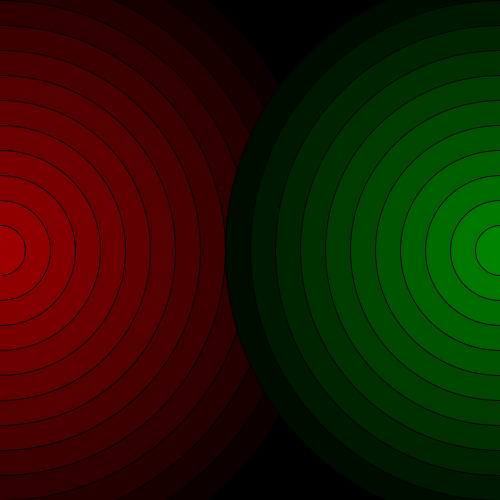
Frame 1 (no input)
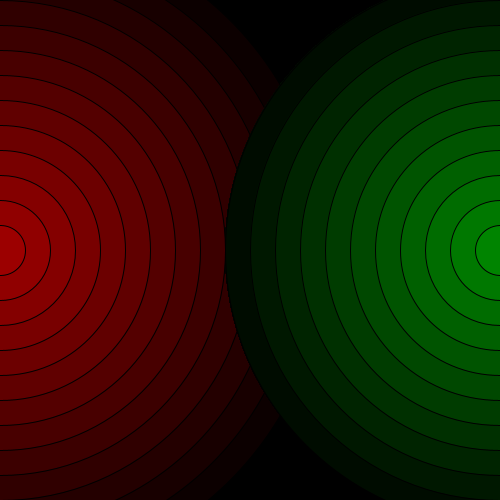
Frame 60 (the mouse pressed at the canvas centre just before this capture)
Frame 120 (the mouse held since frame 60 and released just before this capture): identical to frame 60, image omitted

The Processing sketch that drew these frames (run headless with seeded random() and noise(); from frame 60 on, the mouse is pressed at the canvas centre):

// Processing sketch: someCirclesMeet
// ── someCirclesMeet.pde
/*
Hanaan Shafi
 Assigment #2
 May 27
 Version 1
 */


// setting up canvas
void setup() {
  size(500, 500);
  background(0, 0, 0); 
}

// initializing variables related to the color
int r = 0;
int g = 0;
int b = 0;

// initializing variables related to the coordinates and radius of the circles to be drawn
int R = 700;
int x = 0;
int y = 250;

// drawing!
void draw() {
  //while loop to keep drawing smaller and smaller circles as long as the radius is greater than zero
  while (R > 0) {  
    R = R - 50; //decrease radius
    r = r + 12; //increase redness
    fill(r, g, b); //color circle
    circle(x, y, R); //draw circle
  }

  x = 500; //change center of circle to the other side of canvas
  R = 600; //radius of biggest circle (the first one to be drawn)
  r = 0; //reset colors back to black
  g = 0;
  b = 0;
  while (R > 0) {  //draw circles
    R = R - 50;
    g = g + 12; //this time, increase greenness
    fill(r, g, b);
    circle(x, y, R);
  }
}
